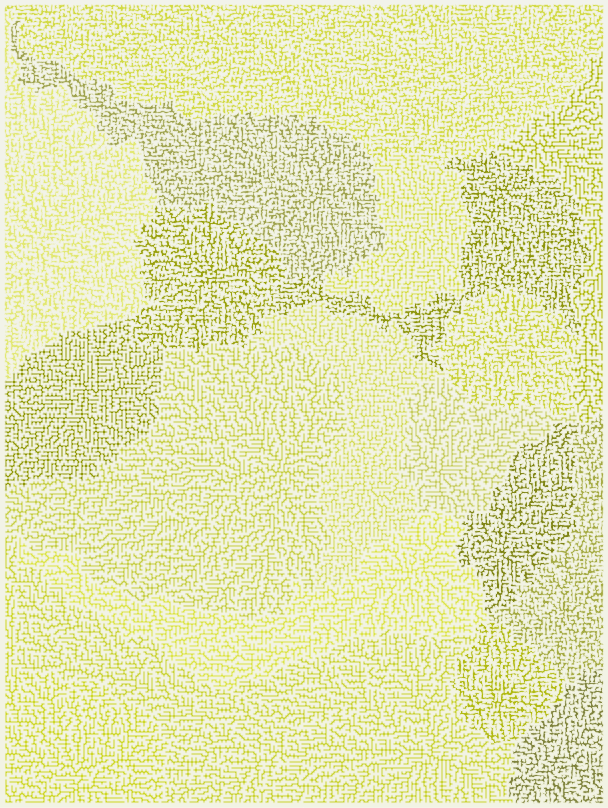
Frame 1 (no input)
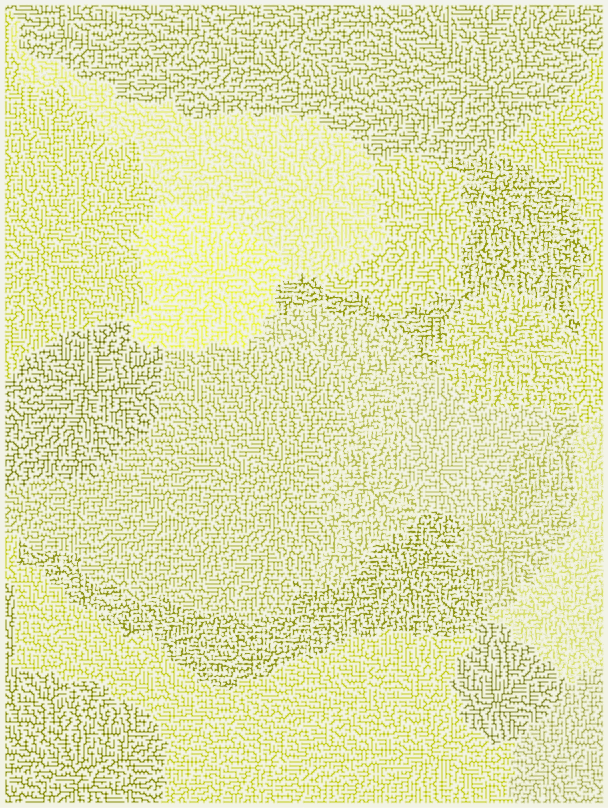
Frame 2 (the mouse pressed at the canvas centre, redrawn once)

The p5.js sketch that drew these frames (run headless with seeded random() and noise() and a simulated clock; the mouse was pressed at the canvas centre and the sketch redrawn once):

// p5.js sketch
// ── sketch.js
const UP = 0
const DOWN = 1
const LEFT = 2
const RIGHT = 3

let canvasPadding = 4
let canvasWidth = 600
let canvasHeight = 800
let paddedCanvasWidth = canvasWidth + (canvasPadding * 2)
let paddedCanvasHeight = canvasHeight + (canvasPadding * 2)
let cellWidth = 5
let cellHeight = 5
let cellSize = 5
let gridWidth
let gridHeight

let grid = []
let paths = []
let fullyExpanded = false

let baseHue
let contrastHue
let monochrome

let expansions = 0

function setup () {
  noLoop();
  colorMode(HSB);

  const seed = random(0, 10000)
  randomSeed(seed)
  console.log('seed', seed)

  // randomSeed(2703.6650262649187)
  // randomSeed(6664.699392140443)

  cellSize = floor(random(2, 21))

  while (canvasWidth % cellSize !== 0 || canvasHeight % cellSize !== 0) {
    cellSize++
  }
  cellWidth = cellSize
  cellHeight = cellSize

  gridWidth = canvasWidth / cellWidth
  gridHeight = canvasHeight / cellHeight

  createCanvas(paddedCanvasWidth, paddedCanvasHeight)
  createGrid()

  noStroke()

  baseHue = random(0, 360)
  if (random() < 0.5) {
    contrastHue = (baseHue + 180) % 360
  } else {
    contrastHue = baseHue
  }

  monochrome = random() < 0.1

  blendMode(BLEND)

  setBackground()

  createInitialPaths()
  while (!fullyExpanded) {
    expandPaths()
  }
}

function setPathColor (path) {
  let pathHue

  const topPath = path.vectors[0].fromCell.row < gridHeight / 2
  if (topPath) {
    pathHue = monochrome ? baseHue : random(baseHue - 15, baseHue + 15)
  } else {
    pathHue = monochrome ? contrastHue: random(contrastHue - 15, contrastHue + 15)
  }

  fill(pathHue, random(50, 100), random(50, 100));
}

function setBackground () {
  for (let y = 0; y < paddedCanvasHeight; y++) {
    const heightFraction = map(y, 0, paddedCanvasHeight, 0, 1)

    const baseColor = color(baseHue, 10 * (1 - heightFraction), 95)
    const contrastColor = color(contrastHue, 10 * heightFraction, 95)

    stroke(baseColor);
    line(0, y, paddedCanvasWidth, y);

    stroke(contrastColor);
    line(0, y, paddedCanvasWidth, y);
  }
}

function draw () {
  drawShape()
}

function drawShape () {
  paths.forEach(path => {
    const variable = random() < 0.5
    const curved = random() < 0.5
    const vertexFunction = curved ? curveVertex : vertex

    setPathColor(path)

    let points = []
    path.vectors.forEach(vector => {
      let randomX
      let randomY

      if (variable) {
        randomX = random(vector.fromCell.centerX - cellWidth / 3, vector.fromCell.centerX + cellWidth / 3)
        randomY = random(vector.fromCell.centerY - cellHeight / 3, vector.fromCell.centerY + cellHeight / 3)
      } else {
        randomX = vector.fromCell.centerX
        randomY = vector.fromCell.centerY
      }

      points.push({
        x: randomX,
        y: randomY
      })
    })

    const firstPoint = points[0]
    const secondPoint = points[1]
    const lastPoint = points[points.length - 1]

    beginShape()
    points.forEach(point => {
      if (curved && point === firstPoint) {
        vertexFunction(lastPoint.x + canvasPadding, lastPoint.y + canvasPadding)
      }
      vertexFunction(point.x + canvasPadding, point.y + canvasPadding)
    })

    vertexFunction(firstPoint.x + canvasPadding, firstPoint.y + canvasPadding)
    if (curved) {
      vertexFunction(secondPoint.x + canvasPadding, secondPoint.y + canvasPadding)
    }
    endShape()
  })
}

function createGrid () {
  for (let i = 0; i < gridHeight; i++) {
    grid[i] = []
    for (let j = 0; j < gridWidth; j++) {
      grid[i][j] = {
        row: i,
        column: j,
        centerY: (i * cellHeight) + (cellHeight / 2),
        centerX: (j * cellWidth) + (cellWidth / 2),
        topY: (i * cellHeight),
        bottomY: (i * cellHeight) + cellHeight,
        leftX: (j * cellWidth),
        rightX: (j * cellWidth) + cellWidth
      }
    }
  }
}

function createInitialPaths () {
  const originPoints = []
  const numberOfPaths = floor(random(10, 20))

  while (originPoints.length < numberOfPaths) {
    const randomX = floor(random(0, gridWidth - 1))
    const randomY = floor(random(0, gridHeight - 1))

    const validOrigin = !originPoints.some(originPoint => {
      const xDistance = Math.abs(randomX - originPoint.x)
      const yDistance = Math.abs(randomY - originPoint.y)
      return xDistance + yDistance <= 2
    })

    if (validOrigin) {
      console.log('POINTS!', randomX, randomY)
      originPoints.push({
        x: randomX,
        y: randomY
      })
    }
  }

  originPoints.forEach(originPoint => {
    paths.push(createInitialPath(originPoint.x, originPoint.y))
  })
}

function createInitialPath (x, y) {
  const cell1 = getCell(y, x)
  const cell2 = getCell(y, x + 1)
  const cell3 = getCell(y + 1, x + 1)
  const cell4 = getCell(y + 1, x)

  const vectors = []
  vectors.push({
    fromCell: cell1,
    toCell: cell2,
    direction: RIGHT
  })
  vectors.push({
    fromCell: cell2,
    toCell: cell3,
    direction: DOWN
  })
  vectors.push({
    fromCell: cell3,
    toCell: cell4,
    direction: LEFT
  })
  vectors.push({
    fromCell: cell4,
    toCell: cell1,
    direction: UP
  })

  cell1.traversed = true
  cell2.traversed = true
  cell3.traversed = true
  cell4.traversed = true

  return {
    vectors,
    expansionRank: floor(random(1, 4))
  }
}

function expandPaths () {
  expansions++

  paths.forEach(path => {
    if (path.fullyExpanded || expansions % path.expansionRank !== 0) {
      return
    }

    const expansionOptions = []

    path.vectors.forEach(vector => {
      if (vector.fullyExpanded) {
        return
      }

      const fromCell = vector.fromCell
      const toCell = vector.toCell

      let leftExpansion = {
        vector,
        expandDirection: LEFT,
        inverseExpandDirection: RIGHT,
        expansionCell1: getCell(fromCell.row, fromCell.column - 1),
        expansionCell2: getCell(toCell.row, toCell.column - 1)
      };

      let rightExpansion = {
        vector,
        expandDirection: RIGHT,
        inverseExpandDirection: LEFT,
        expansionCell1: getCell(fromCell.row, fromCell.column + 1),
        expansionCell2: getCell(toCell.row, toCell.column + 1),
      };

      let upExpansion = {
        vector,
        expandDirection: UP,
        inverseExpandDirection: DOWN,
        expansionCell1: getCell(fromCell.row - 1, fromCell.column),
        expansionCell2: getCell(toCell.row - 1, toCell.column),
      };

      let downExpansion = {
        vector,
        expandDirection: DOWN,
        inverseExpandDirection: UP,
        expansionCell1: getCell(fromCell.row + 1, fromCell.column),
        expansionCell2: getCell(toCell.row + 1, toCell.column),
      };

      const validLeftExpansion = isValidExpansionOption(leftExpansion)
      const validRightExpansion = isValidExpansionOption(rightExpansion)
      const validUpExpansion = isValidExpansionOption(upExpansion)
      const validDownExpansion = isValidExpansionOption(downExpansion)

      validLeftExpansion && expansionOptions.push(leftExpansion)
      validRightExpansion && expansionOptions.push(rightExpansion)
      validUpExpansion && expansionOptions.push(upExpansion)
      validDownExpansion && expansionOptions.push(downExpansion)

      vector.fullyExpanded = !validLeftExpansion && !validRightExpansion && !validUpExpansion && !validDownExpansion
    })

    const validExpansionOptions = expansionOptions.filter(expansionOption => {
      const expansionCell1 = expansionOption.expansionCell1
      const expansionCell2 = expansionOption.expansionCell2

      const validExpansionCell1 = expansionCell1 && !expansionCell1.traversed
      const validExpansionCell2 = expansionCell2 && !expansionCell2.traversed

      return validExpansionCell1 && validExpansionCell2
    })

    if (validExpansionOptions.length === 0) {
      path.fullyExpanded = true
      return
    }

    const expansion = validExpansionOptions[floor(random(0, validExpansionOptions.length))]

    const vector = expansion.vector
    const direction = vector.direction
    const fromCell = vector.fromCell
    const toCell = vector.toCell

    const expandDirection = expansion.expandDirection
    const inverseExpandDirection = expansion.inverseExpandDirection
    const expansionCell1 = expansion.expansionCell1
    const expansionCell2 = expansion.expansionCell2

    let expansion1 = {
      fromCell: fromCell,
      toCell: expansionCell1,
      direction: expandDirection
    };
    let expansion2 = {
      fromCell: expansionCell1,
      toCell: expansionCell2,
      direction: direction
    };
    let expansion3 = {
      fromCell: expansionCell2,
      toCell: toCell,
      direction: inverseExpandDirection
    };

    path.vectors.splice(path.vectors.indexOf(vector), 1, expansion1, expansion2, expansion3)

    expansionCell1.traversed = true
    expansionCell2.traversed = true
  })

  fullyExpanded = paths.every(path => path.fullyExpanded)
}

function isValidExpansionOption (expansionOption) {
  const expansionCell1 = expansionOption.expansionCell1
  const expansionCell2 = expansionOption.expansionCell2

  const validExpansionCell1 = expansionCell1 && !expansionCell1.traversed
  const validExpansionCell2 = expansionCell2 && !expansionCell2.traversed

  return validExpansionCell1 && validExpansionCell2
}

function getCell (row, column) {
  if (row < 0 || row >= gridHeight || column < 0 || column >= gridWidth) {
    return null
  }
  return grid[row][column]
}
// ── style.css
html, body {
    margin: 0;
    padding: 4px;
}
canvas {
    display: block;
    border: 1px solid black
}
